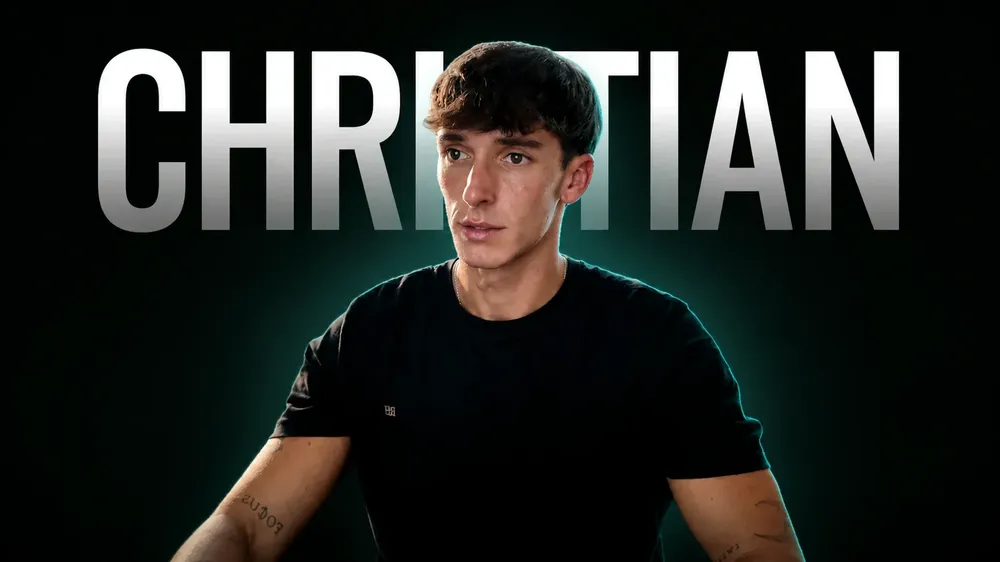
#> input picture web117-404growth/christian-404.webp, 1000 x 562 px, shrunk from 1600 x 900 before the run
$ python -i facecrop.py   (imports and definitions only)
#> lines starting #> are read from the running program, lines starting #| are printed output that depends on the picture
"""Quita las caras de las fotos de IA (recorte a la altura de los labios, como las fotos de producto), para que nadie
se parezca a una persona real de sus fotos de Instagram. Guarda el original como <id>.orig.jpg.
uso: facecrop.py <slug> <id> [<id> ...]   (o --check para solo listar)"""
import os, sys
import cv2
from PIL import Image
L31 = os.path.dirname(os.path.dirname(os.path.abspath(__file__)))
CAS = [cv2.CascadeClassifier(cv2.data.haarcascades + f) for f in ['haarcascade_frontalface_default.xml', 'haarcascade_frontalface_alt2.xml', 'haarcascade_profileface.xml']]


def faces(p):
    g = cv2.cvtColor(cv2.imread(p), cv2.COLOR_BGR2GRAY); H, W = g.shape; out = []
#> after `g = cv2.cvtColor(cv2.imread(p), cv2.COLOR_BGR2GRAY)`:
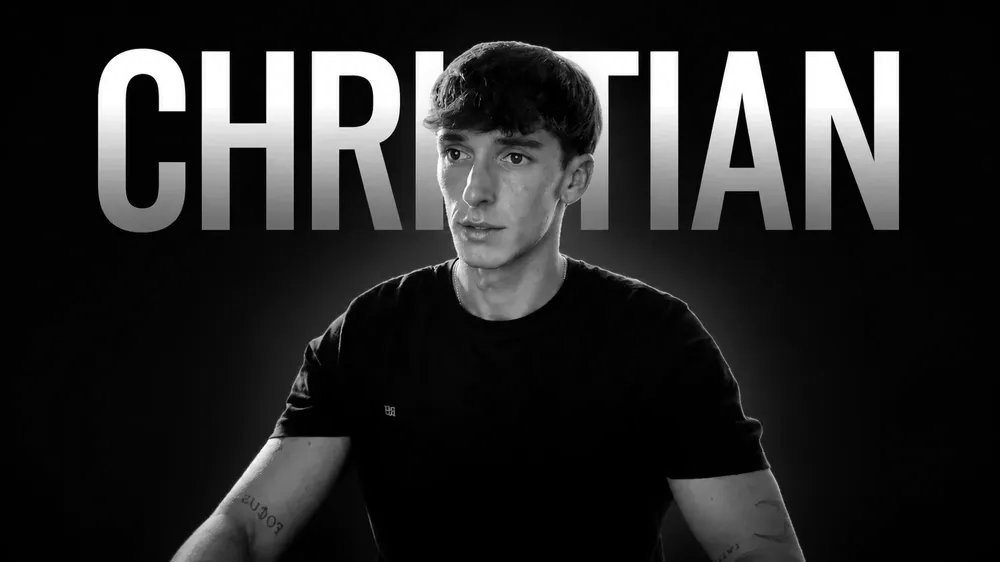
#> g: shape (562, 1000); min 0, max 255, mean 36.8
#> after `H, W = g.shape`: H = 562; W = 1000
    for c in CAS:
        for f in c.detectMultiScale(g, 1.06, 5, minSize=(int(W * .035), int(W * .035))):
            out.append(tuple(int(v) for v in f))
        for f in (c.detectMultiScale(cv2.flip(g, 1), 1.06, 5, minSize=(int(W * .035), int(W * .035))) if c is CAS[2] else []):
            x, y, w, h = f; out.append((W - x - w, y, w, h))
    return out, W, H


def crop(slug, i, check=False):
    p = f'{L31}/ai/{slug}/{i}.jpg'; o = f'{L31}/ai/{slug}/{i}.orig.jpg'
    src = o if os.path.exists(o) else p
    fs, W, H = faces(src)
    fs = [f for f in fs if f[1] + f[3] / 2 < H * .36 and f[2] < W * .5]   # caras en la parte de arriba (las de más abajo suelen ser estampados)
    if not fs:
        return f'{i}: sin cara'
    big = max(f[2] for f in fs); fs = [f for f in fs if f[2] > big * .55]
    cut = max(y + int(h * .78) for x, y, w, h in fs)
    if cut > H * .4:
        return f'{i}: cara demasiado baja ({cut / H:.0%}), revisar a mano'
    if check:
        return f'{i}: recortaría {cut / H:.0%}'
    if not os.path.exists(o):
        os.rename(p, o)
    Image.open(o).convert('RGB').crop((0, cut, W, H)).save(p, 'JPEG', quality=92)
    return f'{i}: recortado {cut / H:.0%}'


# [4 lines not run here, left out]

>>> result = faces('../../../web117-404growth/christian-404.webp')
